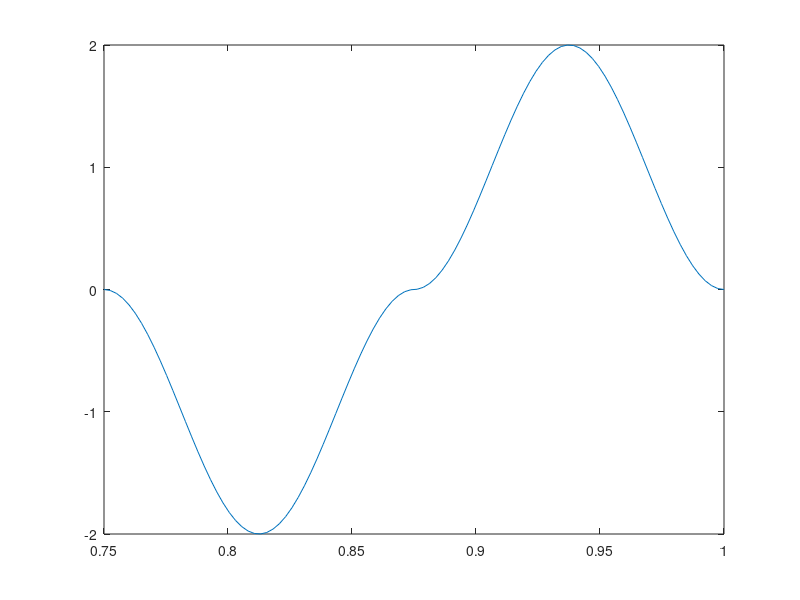
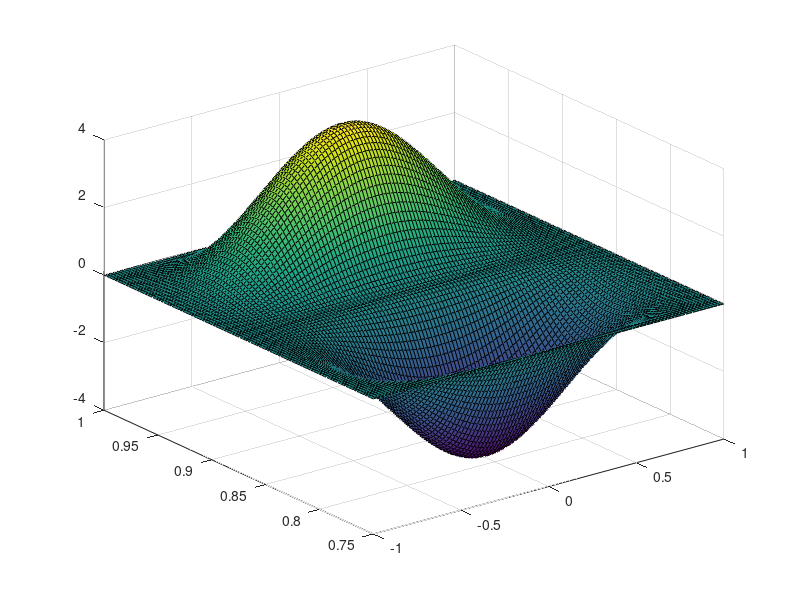

Here is the MATLAB script that generated these plots, in order:
function v2boxbis()
%UNTITLED Summary of this function goes here
%   Detailed explanation goes here
y0m = -1;
y0p = 1;
zstar = .75;
H = 1;

y = linspace(y0m,y0p);
z = linspace(zstar,H);
[Y,Z] = meshgrid(y,z);

figure;
plot(z,fz(z,zstar,H))

C = fy(Y,y0m,y0p).*fz(Z,zstar,H);
figure;
surf(Y,Z,C);

end

% function FY = fy(y,y0m,y0p)
%     FY = -(y-y0m).*(y-y0p);
% end

function FY = fy(y,y0m,y0p)
    FY = sin((2*pi/(y0p-y0m)).*(y-y0m)+1.5*pi) + 1;
end


% function FZ = fz(z,zstar,H)
%     FZ = sin((2*pi/(H-zstar)).*(z-zstar)+pi);
% end


function FZ = fz(z,zstar,H)
zm = (zstar+H)/2;
dz = (H-zstar)/2;
bzp = z >= zm;
bzm = z < zm;

FZ = -bzm.*(sin((2*pi/dz).*(z-zstar)+1.5*pi)+1)...
    + bzp.*(sin((2*pi/dz).*(z-zm)+1.5*pi)+1);
end